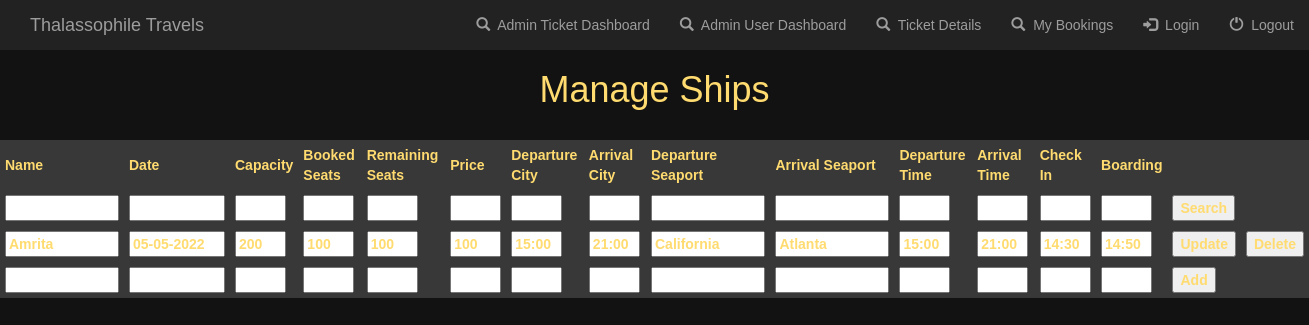
Before: /adminTicketInfo/ (signed in) with the older database file.
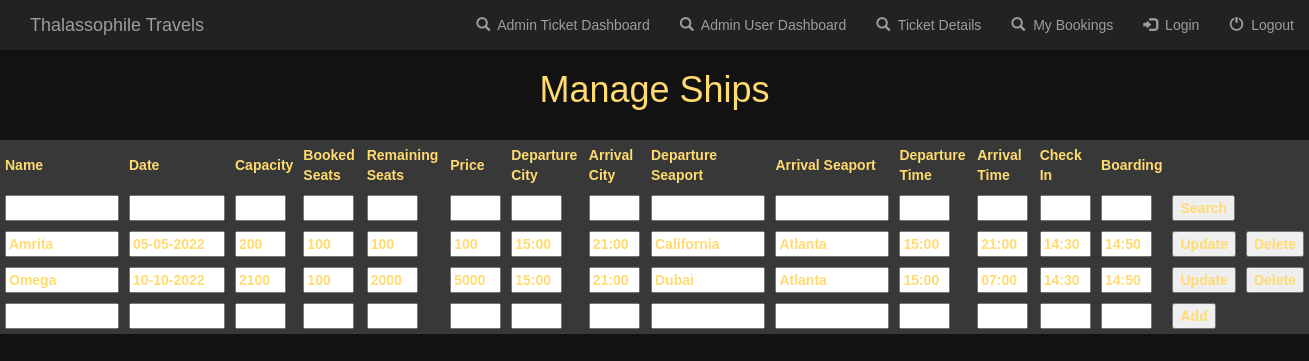
After: the same page with the newer database file.
### MyRailApp/models.py (models this page shows)
class TicketItem(models.Model):
    ship_name = models.TextField()
    ship_date = models.TextField()
    ship_capacity = models.IntegerField()
    ship_booked_seats = models.IntegerField()
    ship_remained_seats = models.IntegerField()
    ship_price = models.TextField()
    depart_city = models.TextField()
    arrive_city = models.TextField()
    depart_seaport = models.TextField()
    arrive_seaport = models.TextField()
    depart_time = models.TextField()
    arrive_time = models.TextField()

### AdminApp/views.py (the view)
# urls.py: path('adminTicketInfo/', admin_ticket_info, name='adminTicketInfo'),
@login_required(login_url='login')
def admin_ticket_info(request):
    is_superuser(request.user.id)
    all_ticket_items = TicketItem.objects.all().values('id', 'ship_name', 'ship_date', 'ship_capacity',
                                                       'ship_booked_seats', 'ship_remained_seats',
                                                       'ship_price', 'depart_city', 'arrive_city',
                                                       'depart_seaport', 'arrive_seaport', 'depart_time',
                                                       'arrive_time', 'checkinitem__checkin_windows',
                                                       'checkinitem__boarding_port')
    return render(request, 'AdminTicketInfo.html', {'all_items': all_ticket_items})

### AdminApp/views.py (called while the page is built)
def is_superuser(user_id):
    user_item = User.objects.get(id=user_id)
    if not user_item.is_superuser:
        raise PermissionDenied

### AdminApp/templates/AdminTicketInfo.html (shortened to what the changed rows need)
<!DOCTYPE html>
{% include 'navbar.html' %}
<html lang="en">
<head>
</head>
<body>
<h1 align="center">Manage Ships</h1>
<table style="width:100%">
    <tr>
        <th>Name</th>
        <th>Date</th>
        <th>Capacity</th>
        <th>Booked Seats</th>
        <th>Remaining Seats</th>
        <th>Price</th>
        <th>Departure City</th>
        <th>Arrival City</th>
        <th>Departure Seaport</th>
        <th>Arrival Seaport</th>
        <th>Departure Time</th>
        <th>Arrival Time</th>
        <th>Check In</th>
        <th>Boarding</th>
        <th colspan="2"></th>
    </tr>
    <tr>
    <form action="/adminSearchTicket/" method="post">{% csrf_token %}
        <label>
            <th><input name="search_ship_name" size="10"></th>
            <th><input name="search_ship_date" size="8"></th>
            <th><input name="search_ship_capacity" size="3"></th>
            <th><input name="search_ship_booked_seats" size="3"></th>
            <th><input name="search_ship_remained_seats" size="3"></th>
            <th><input name="search_ship_price" size="3"></th>
            <th><input name="search_depart_city" size="3"></th>
            <th><input name="search_arrive_city" size="3"></th>
            <th><input name="search_depart_seaport" size="10"></th>
            <th><input name="search_arrive_seaport" size="10"></th>
            <th><input name="search_depart_time" size="3"></th>
            <th><input name="search_arrive_time" size="3"></th>
            <th><input name="search_checkin_windows" size="3"></th>
            <th><input name="search_boarding_port" size="3"></th>
            <th colspan="2"><input type="submit" value="Search"/></th>
        </label>
    </form>
    </tr>
    {% for ticketInfo_item in all_items %}
    <tr>
    <form action="/adminUpdateTicket/{{ticketInfo_item.id}}" method="post">{% csrf_token %}
        <label>
            <th><input name="update_ship_name_{{ ticketInfo_item.id }}" value="{{ ticketInfo_item.ship_name }}" size="10"/></th>
            <th><input name="update_ship_date_{{ ticketInfo_item.id }}" value="{{ ticketInfo_item.ship_date }}" size="8"/></th>
            <th><input name="update_ship_capacity_{{ ticketInfo_item.id }}" value="{{ ticketInfo_item.ship_capacity }}" size="3"/></th>
            <th><input name="update_ship_booked_seats_{{ ticketInfo_item.id }}" value="{{ ticketInfo_item.ship_booked_seats }}" size="3"/></th>
            <th><input name="update_ship_remained_seats_{{ ticketInfo_item.id }}" value="{{ ticketInfo_item.ship_remained_seats }}" size="3"/></th>
            <th><input name="update_ship_price_{{ ticketInfo_item.id }}" value="{{ ticketInfo_item.ship_price }}" size="3"/></th>
            <th><input name="update_depart_city_{{ ticketInfo_item.id }}" value="{{ ticketInfo_item.depart_city }}" size="3"/></th>
            <th><input name="update_arrive_city_{{ ticketInfo_item.id }}" value="{{ ticketInfo_item.arrive_city }}" size="3"/></th>
            <th><input name="update_depart_seaport_{{ ticketInfo_item.id }}" value="{{ ticketInfo_item.depart_seaport }}" size="10"/></th>
            <th><input name="update_arrive_seaport_{{ ticketInfo_item.id }}" value="{{ ticketInfo_item.arrive_seaport }}" size="10"/></th>
            <th><input name="update_depart_time_{{ ticketInfo_item.id }}" value="{{ ticketInfo_item.depart_time }}" size="3"/></th>
            <th><input name="update_arrive_time_{{ ticketInfo_item.id }}" value="{{ ticketInfo_item.arrive_time }}" size="3"/></th>
            <th><input name="update_checkin_windows_{{ ticketInfo_item.id }}" value="{{ ticketInfo_item.checkinitem__checkin_windows }}" size="3"/></th>
            <th><input name="update_boarding_port_{{ ticketInfo_item.id }}" value="{{ ticketInfo_item.checkinitem__boarding_port }}" size="3"/></th>
            <th><input type="submit" value="Update"></th>
        </label>
    </form>
    <form action="/adminDeleteTicket/{{ticketInfo_item.id}}" method="post">{% csrf_token %}
        <th><input type="submit" value="Delete"></th>
    </form>
    </tr>
    {% endfor %}
    <tr>
    <form action="/adminAddTicket/" method="post">{% csrf_token %}
        <label>
            <th><input type="text" name="add_ship_name" size="10"/></th>
            <th><input type="text" name="add_ship_date" size="8"/></th>
            <th><input type="text" name="add_ship_capacity" size="3"/></th>
            <th><input type="text" name="add_ship_booked_seats" size="3"/></th>
            <th><input type="text" name="add_ship_remained_seats" size="3"/></th>
            <th><input type="text" name="add_ship_price" size="3"/></th>
            <th><input type="text" name="add_depart_city" size="3"/></th>
            <th><input type="text" name="add_arrive_city" size="3"/></th>
            <th><input type="text" name="add_depart_seaport" size="10"/></th>
            <th><input type="text" name="add_arrive_seaport" size="10"/></th>
            <th><input type="text" name="add_depart_time" size="3"/></th>
            <th><input type="text" name="add_arrive_time" size="3"/></th>
            <th><input type="text" name="add_checkin_windows" size="3"/></th>
            <th><input type="text" name="add_boarding_port" size="3"/></th>
            <th colspan="2"><input type="submit" value="Add"></th>
        </label>
    </form>
    </tr>
</table>
</body>
</html>

Changed rows visible on the page:
added TicketItem: ship_name "Omega", ship_date "10-10-2022", ship_capacity "2100", ship_booked_seats "100", ship_remained_seats "2000", ship_price "5000", depart_city "15:00", arrive_city "21:00", depart_seaport "Dubai", arrive_seaport "Atlanta", depart_time "15:00", arrive_time "07:00", checkinitem__checkin_windows "14:30", checkinitem__boarding_port "14:50"
